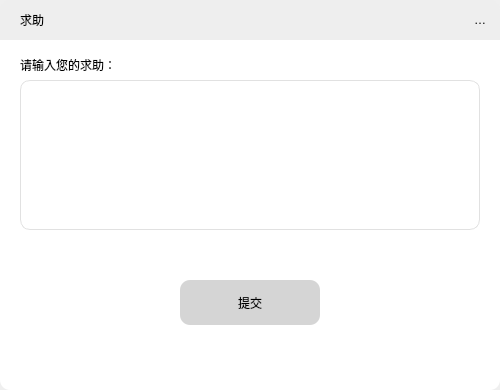
<?xml version="1.0" encoding="UTF-8"?>
<ui version="4.0">
 <class>Form</class>
 <widget class="QWidget" name="Form">
  <property name="geometry">
   <rect>
    <x>0</x>
    <y>0</y>
    <width>500</width>
    <height>390</height>
   </rect>
  </property>
  <property name="windowTitle">
   <string>Form</string>
  </property>
  <property name="accessibleName">
   <string/>
  </property>
  <property name="styleSheet">
   <string notr="true">QFrame
{
	border: 0px solid;
	
	border-color: rgb(255, 255, 255);
	border-radius:10px;
	
	background-color: rgb(238,238,238);
}
QLabel
{
	border:0px;
	
	font: 9pt &quot;宋体&quot;;
}</string>
  </property>
  <widget class="QFrame" name="frame">
   <property name="geometry">
    <rect>
     <x>0</x>
     <y>0</y>
     <width>500</width>
     <height>390</height>
    </rect>
   </property>
   <property name="styleSheet">
    <string notr="true"/>
   </property>
   <property name="frameShape">
    <enum>QFrame::StyledPanel</enum>
   </property>
   <property name="frameShadow">
    <enum>QFrame::Raised</enum>
   </property>
   <widget class="QLabel" name="label">
    <property name="geometry">
     <rect>
      <x>20</x>
      <y>5</y>
      <width>30</width>
      <height>30</height>
     </rect>
    </property>
    <property name="text">
     <string>求助</string>
    </property>
   </widget>
   <widget class="QFrame" name="frame_2">
    <property name="geometry">
     <rect>
      <x>0</x>
      <y>40</y>
      <width>500</width>
      <height>350</height>
     </rect>
    </property>
    <property name="styleSheet">
     <string notr="true">*{
	border-top-left-radius:0px;
	border-top-right-radius:0px;
	
	background-color: rgb(255, 255, 255);
}</string>
    </property>
    <property name="frameShape">
     <enum>QFrame::StyledPanel</enum>
    </property>
    <property name="frameShadow">
     <enum>QFrame::Raised</enum>
    </property>
    <widget class="QLabel" name="label_3">
     <property name="geometry">
      <rect>
       <x>20</x>
       <y>10</y>
       <width>131</width>
       <height>30</height>
      </rect>
     </property>
     <property name="text">
      <string>请输入您的求助：</string>
     </property>
    </widget>
    <widget class="QPushButton" name="pushButton">
     <property name="geometry">
      <rect>
       <x>180</x>
       <y>240</y>
       <width>140</width>
       <height>45</height>
      </rect>
     </property>
     <property name="styleSheet">
      <string notr="true">*{
	background-color: rgb(213,213,213);
	border:0px solid;
	border-radius:10px;
}
*:hover
{

	border:1px solid;

}</string>
     </property>
     <property name="text">
      <string>提交</string>
     </property>
    </widget>
    <widget class="QTextEdit" name="textEdit">
     <property name="geometry">
      <rect>
       <x>20</x>
       <y>40</y>
       <width>460</width>
       <height>150</height>
      </rect>
     </property>
     <property name="styleSheet">
      <string notr="true">*{
	border:1px solid;
	border-radius:10px;
	border-color: rgb(225,225,225);
}</string>
     </property>
    </widget>
   </widget>
   <widget class="QToolButton" name="toolButton">
    <property name="geometry">
     <rect>
      <x>470</x>
      <y>10</y>
      <width>20</width>
      <height>20</height>
     </rect>
    </property>
    <property name="styleSheet">
     <string notr="true">*{
	border:0px;
}</string>
    </property>
    <property name="text">
     <string>关闭</string>
    </property>
    <property name="icon">
     <iconset resource="resource.qrc">
      <normaloff>:/test/关闭.png</normaloff>:/test/关闭.png</iconset>
    </property>
    <property name="iconSize">
     <size>
      <width>30</width>
      <height>30</height>
     </size>
    </property>
   </widget>
  </widget>
 </widget>
 <resources>
  <include location="resource.qrc"/>
 </resources>
 <connections/>
</ui>
